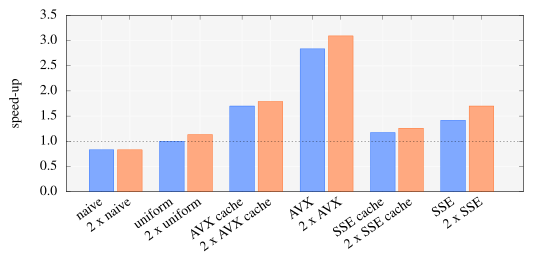

Write the gnuplot code that produced this figure.
set datafile separator ','
set size 2,1
unset key
# set key left
# set yr [0:0.5]
set yrange [0:0.001 < * < 1000]
# set ytics 0.25
set xr [-0.5:6]
set xtics rotate by 35 right
set yl "speed-up"
set format y "%.1f"
bs = 0.35
scale = 0.34
plot \
  "monte_carlo_pi_laptop.dat" every 2:::4::4 u 0:(scale/$2):(bs):xtic(1) with boxes fs solid 0.5 lc rgb "#0055ff" title "single instance",\
  "" every 2::1:4::4 u ($0+1.15*bs):(scale/$2):(bs):xtic(1) with boxes fs solid 0.5 lc rgb "#ff5500" title "double instance",\
  1 with l dt 2 lc black notitle,\
